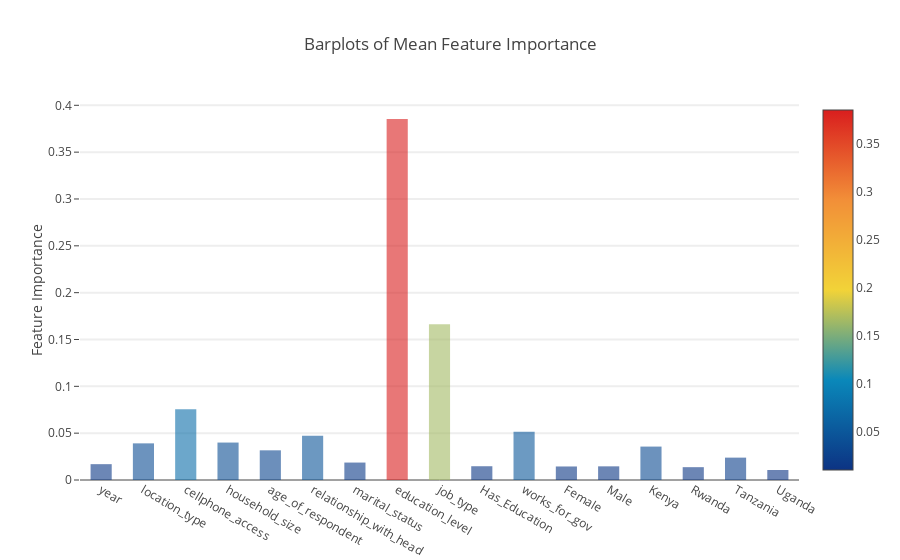

This figure's notebook cell:
### Code cell
y = feature_dataframe['mean'].values
x = feature_dataframe['features'].values
import plotly.graph_objs as go
data = [go.Bar(
            x= x,
             y= y,
            width = 0.5,
            marker=dict(
               color = feature_dataframe['mean'].values,
            colorscale='Portland',
            showscale=True,
            reversescale = False
            ),
            opacity=0.6
        )]

layout= go.Layout(
    autosize= True,
    title= 'Barplots of Mean Feature Importance',
    hovermode= 'closest',
#     xaxis= dict(
#         title= 'Pop',
#         ticklen= 5,
#         zeroline= False,
#         gridwidth= 2,
#     ),
    yaxis=dict(
        title= 'Feature Importance',
        ticklen= 5,
        gridwidth= 2
    ),
    showlegend= False
)
fig = go.Figure(data=data, layout=layout)
py.iplot(fig, filename='bar-direct-labels')

### Figure 1 — Plotly figure (JSON) as saved in the notebook; plotly's stock layout.template omitted (floating-point values rounded to 4 significant figures)
{"data": [{"marker": {"color": [0.01691, 0.03911, 0.07544, 0.03998, 0.03169, 0.04726, 0.01863, 0.3854, 0.1663, 0.0147, 0.05161, 0.01444, 0.0146, 0.03568, 0.0137, 0.02389, 0.01066], "colorscale": "Portland", "reversescale": false, "showscale": true}, "opacity": 0.6, "type": "bar", "uid": "4c158c85-80dd-432d-9606-19ea0d30557b", "width": 0.5, "x": ["year", "location_type", "cellphone_access", "household_size", "age_of_respondent", "relationship_with_head", "marital_status", "education_level", "job_type", "Has_Education", "works_for_gov", "Female", "Male", "Kenya", "Rwanda", "Tanzania", "Uganda"], "y": [0.01691, 0.03911, 0.07544, 0.03998, 0.03169, 0.04726, 0.01863, 0.3854, 0.1663, 0.0147, 0.05161, 0.01444, 0.0146, 0.03568, 0.0137, 0.02389, 0.01066]}], "layout": {"autosize": true, "hovermode": "closest", "showlegend": false, "title": {"text": "Barplots of Mean Feature Importance"}, "yaxis": {"gridwidth": 2, "ticklen": 5, "title": {"text": "Feature Importance"}}}}
